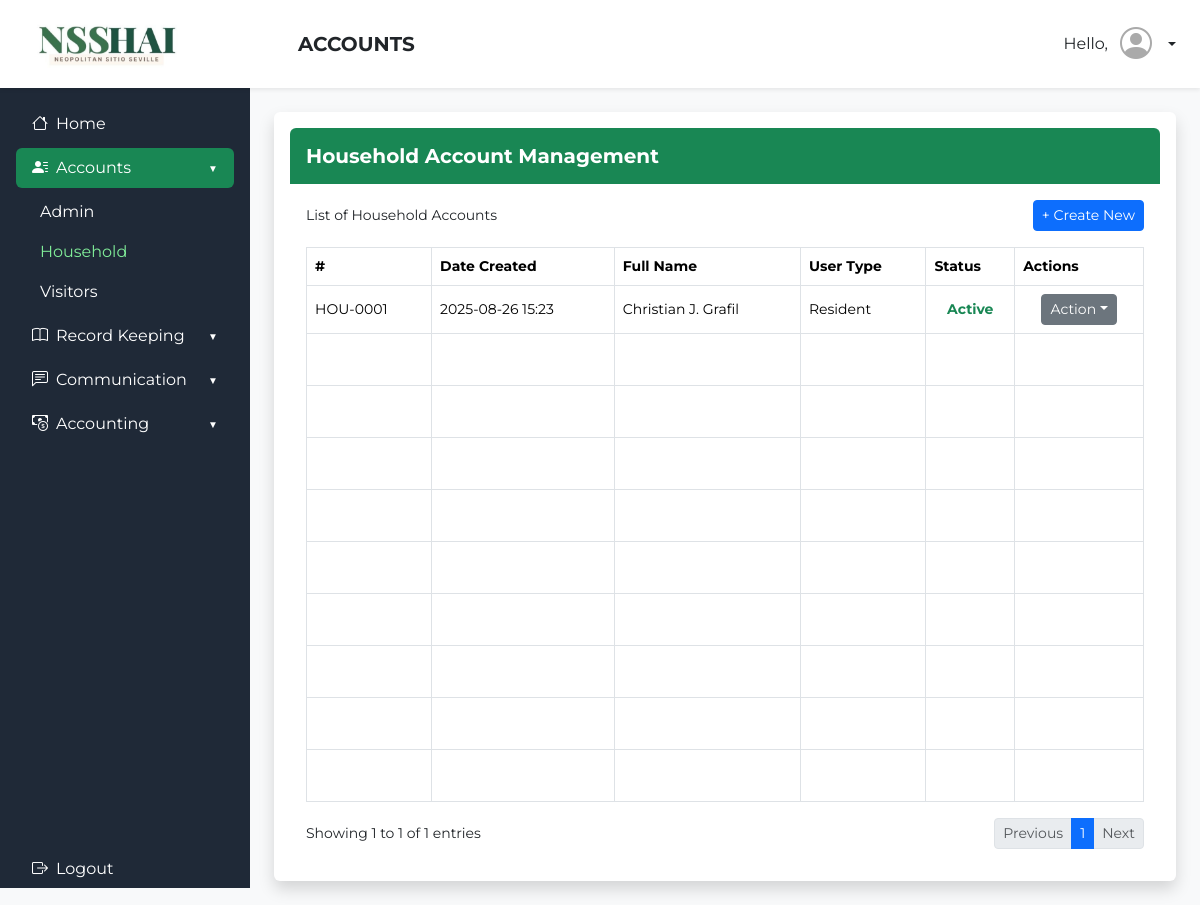
The page /admin_side/household_accounts.php (signed in) on the database its author committed.
### tables this page shows
CREATE TABLE `household_accounts` (
  `household_id` varchar(50) NOT NULL,
  `profile_picture` longblob DEFAULT NULL,
  `first_name` varchar(50) NOT NULL,
  `middle_name` varchar(50) NOT NULL,
  `last_name` varchar(50) NOT NULL,
  `date_of_birth` date NOT NULL,
  `age` int(11) NOT NULL,
  `sex` enum('Male','Female','Other') NOT NULL,
  `cellphone_number` varchar(20) DEFAULT NULL,
  `landline` varchar(20) DEFAULT NULL,
  `email_address` varchar(100) DEFAULT NULL,
  `password` varchar(255) NOT NULL,
  `street_address` varchar(100) NOT NULL,
  `street_address_2` varchar(100) DEFAULT NULL,
  `city` varchar(50) NOT NULL,
  `state_province` varchar(50) NOT NULL,
  `barangay` varchar(50) NOT NULL,
  `postal_zip_code` varchar(20) NOT NULL,
  `members` int(11) NOT NULL,
  `created_at` timestamp NOT NULL DEFAULT current_timestamp(),
  `status` enum('Active','Inactive') DEFAULT 'Active',
  `rfid` varchar(50) NOT NULL
);

### admin_side/household_accounts.php (the view, shortened to what this page needs)
<?php
require '../rfid-api/db.php';
$username = $photo = '';
$entriesPerPage = 10;
$currentPage = isset($_GET['page']) ? (int) $_GET['page'] : 1;
$currentPage = max(1, $currentPage);
$offset = ($currentPage - 1) * $entriesPerPage;
$countSql = "SELECT COUNT(*) as total FROM household_accounts";
$countResult = $conn->query($countSql);
$totalEntries = $countResult->fetch_assoc()['total'];
$totalPages = ceil($totalEntries / $entriesPerPage);
$sql = "SELECT household_id, first_name, middle_name, last_name, members, status, created_at
        FROM household_accounts
        ORDER BY created_at DESC
        LIMIT $entriesPerPage OFFSET $offset";
$result = $conn->query($sql);
?>
<!DOCTYPE html>
<html lang="en">
<head>
    <link href="https://cdn.jsdelivr.net/npm/bootstrap@5.3.3/dist/css/bootstrap.min.css" rel="stylesheet">
    <link href="https://cdn.jsdelivr.net/npm/bootstrap-icons@1.11.3/font/bootstrap-icons.css" rel="stylesheet">
</head>
<body class="bg-light">
    <header class="bg-white shadow-sm py-3 px-4 d-flex align-items-center">
        <div class="me-4" style="width: 250px;">
            <img src="../images/NSSHAI_crop.png" alt="NSSHAI" class="img-fluid" style="height: 56px;" />
        </div>
        <div class="d-flex justify-content-between align-items-center flex-grow-1">
            <h1 class="h5 mb-0 fw-bold">ACCOUNTS</h1>
            <div class="dropdown">
                <div class="d-flex align-items-center gap-2 dropdown-toggle" id="userDropdown" data-bs-toggle="dropdown"
                    aria-expanded="false" role="button" style="cursor: pointer;">
                    <span>Hello, <?php echo htmlspecialchars($username); ?></span>
                    <div class="d-flex align-items-center justify-content-center overflow-hidden rounded-5"
                        style="height: 40px; width: 40px; color: #aaa;">
                        <?php if (!empty($photo)): ?>
                            <img src="<?php echo htmlspecialchars($photo); ?>"
                                style="width: 40px; height: 40px; object-fit: cover;">
                        <?php else: ?>
                            <i class="bi bi-person-circle" style="font-size: 32px;"></i>
                        <?php endif; ?>
                    </div>
                </div>
            </div>
        </div>
    </header>
    <div class="d-flex">
        <aside class="sidebar p-3">
            <nav class="nav flex-column gap-1">
                <a href="admin_dashboard.php"
                    class="nav-link px-3 py-2 rounded d-flex align-items-center justify-content-start">
                    <i class="bi bi-house me-2"></i> Home
                </a>
                <div>
                    <button class="btn btn-toggle collapsed px-3 py-2 active" data-bs-toggle="collapse"
                        data-bs-target="#accountsCollapse" aria-expanded="true">
                        <span class="d-flex align-items-center">
                            <i class="bi bi-person-lines-fill me-2"></i> Accounts
                        </span>
                    </button>
                    <div class="collapse show" id="accountsCollapse">
                        <ul class="nav flex-column ms-3 mt-1">
                            <li><a href="admin_accounts.php" class="nav-link px-2">Admin</a></li>
                            <li><a href="household_accounts.php" class="nav-link px-2 actived">Household</a></li>
                            <li><a href="visitor_accounts.php" class="nav-link px-2">Visitors</a></li>
                        </ul>
                    </div>
                </div>
                <div>
                    <button class="btn btn-toggle collapsed px-3 py-2" data-bs-toggle="collapse"
                        data-bs-target="#recordCollapse" aria-expanded="false">
                        <span class="d-flex align-items-center">
                            <i class="bi bi-book me-2"></i> Record Keeping
                        </span>
                    </button>
                </div>
                <div>
                    <button class="btn btn-toggle collapsed px-3 py-2" data-bs-toggle="collapse"
                        data-bs-target="#commCollapse" aria-expanded="false">
                        <span class="d-flex align-items-center">
                            <i class="bi bi-chat-left-text me-2"></i> Communication
                        </span>
                    </button>
                </div>
                <div>
                    <button class="btn btn-toggle collapsed px-3 py-2" data-bs-toggle="collapse"
                        data-bs-target="#acctCollapse" aria-expanded="false">
                        <span class="d-flex align-items-center">
                            <i class="bi bi-cash-coin me-2"></i> Accounting
                        </span>
                    </button>
                </div>
                <a href="login/logout.php"
                    class="nav-link mb-3 px-3 py-2 rounded d-flex align-items-center justify-content-start logout"
                    style="position: fixed; bottom: 0; width: 220px;">
                    <i class="bi bi-box-arrow-right me-2"></i> Logout
                </a>
            </nav>
        </aside>
        <main class="flex-fill p-4">
            <div class="bg-white shadow rounded p-3">
                <div class="bg-success text-white rounded-top p-3">
                    <h5 class="mb-0 fw-bold">Household Account Management</h5>
                </div>
                <div class="p-3">
                    <div class="d-flex justify-content-between align-items-center mb-3">
                        <span class="small">List of Household Accounts</span>
                        <a href="household/add_household.php" class="btn btn-primary btn-sm">+ Create New</a>
                    </div>
                    <div class="table-responsive">
                        <table class="table table-bordered table-hover">
                            <thead class="bg-success text-white small">
                                <tr>
                                    <th>#</th>
                                    <th>Date Created</th>
                                    <th>Full Name</th>
                                    <th>User Type</th>
                                    <th>Status</th>
                                    <th>Actions</th>
                                </tr>
                            </thead>
                            <tbody class="small align-middle" style="min-height: 520px; display: table-row-group;">
                                <?php
                                if ($result->num_rows > 0) {
                                    while ($row = $result->fetch_assoc()) {
                                        $household_id = $row['household_id'];
                                        $fullName = $row['first_name'] . ' ' . substr($row['middle_name'], 0, 1) . '. ' . $row['last_name'];
                                        $userType = "Resident";
                                        $status = $row['status'] === 'Active' ? 'text-success' : 'text-danger';
                                        $statusText = ucfirst($row['status']);
                                        $created = date('Y-m-d H:i', strtotime($row['created_at']));
                                        echo '
                            <tr>
                                <td>' . $household_id . '</td>
                                <td>' . $created . '</td>
                                <td>' . $fullName . '</td>
                                <td>' . $userType . '</td>
                                <td class="' . $status . ' text-center fw-bold">' . $statusText . '</td>
                                <td>
                                    <div class="dropdown text-center">
                                        <button class="btn btn-sm btn-secondary dropdown-toggle" data-bs-toggle="dropdown">Action</button>
                                        <ul class="dropdown-menu">
                                            <li><a class="dropdown-item" href="household/view_household.php?id=' . $household_id . '">View Details</a></li>
                                            <li><a class="dropdown-item" href="household/edit_household.php?id=' . $household_id . '">Edit Details</a></li>
                                            <li><a class="dropdown-item" href="household/archive_household.php?id=' . $household_id . '">Delete Account</a></li>
                                        </ul>
                                    </div>
                                </td>
                            </tr>';
                                    }
                                }
                                ?>
                            </tbody>
                        </table>
                        <div class="d-flex justify-content-between align-items-center mt-2">
                            <?php
                            $start = $totalEntries > 0 ? $offset + 1 : 0;
                            $end = min($offset + $entriesPerPage, $totalEntries);
                            echo "<span class='small'>Showing $start to $end of $totalEntries entries</span>";
                            ?>
                            <nav>
                                <ul class="pagination pagination-sm m-0">
                                    <?php
                                    if ($totalEntries > 0) {
                                        $prevDisabled = $currentPage <= 1 ? 'disabled' : '';
                                        $prevPage = $currentPage - 1;
                                        echo "<li class='page-item $prevDisabled'>";
                                        if ($currentPage > 1) {
                                            echo "<a class='page-link' href='?page=$prevPage'>Previous</a>";
                                        } else {
                                            echo "<a class='page-link'>Previous</a>";
                                        }
                                        echo "</li>";
                                        $startPage = max(1, $currentPage - 2);
                                        $endPage = min($totalPages, $currentPage + 2);
                                        for ($i = $startPage; $i <= $endPage; $i++) {
                                            $activeClass = $i == $currentPage ? 'active' : '';
                                            echo "<li class='page-item $activeClass'><a class='page-link' href='?page=$i'>$i</a></li>";
                                        }
                                        $nextDisabled = $currentPage >= $totalPages ? 'disabled' : '';
                                        $nextPage = $currentPage + 1;
                                        echo "<li class='page-item $nextDisabled'>";
                                        if ($currentPage < $totalPages) {
                                            echo "<a class='page-link' href='?page=$nextPage'>Next</a>";
                                        } else {
                                            echo "<a class='page-link'>Next</a>";
                                        }
                                        echo "</li>";
                                    } else {
                                        echo "<li class='page-item disabled'><a class='page-link'>Previous</a></li>";
                                        echo "<li class='page-item active'><a class='page-link'>1</a></li>";
                                        echo "<li class='page-item disabled'><a class='page-link'>Next</a></li>";
                                    }
                                    ?>
                                </ul>
                            </nav>
                        </div>
                    </div>
                </div>
            </div>
        </main>
    </div>
</body>
</html>

### admin_side/household_accounts.php (style rules this page uses)
* { font-family: "Montserrat", sans-serif; }
header { position: sticky; top: 0; z-index: 1030; }
.sidebar { width: 250px; height: 100vh; position: fixed; top: 20; left: 0; background-color: #1F2937; overflow-y: auto; }
main { margin-left: 250px; }
.sidebar a, .sidebar button { color: #ffffff; text-decoration: none; display: flex; align-items: center; justify-content: space-between; }
.sidebar a:hover, .sidebar button:hover, .collapse ul li a:hover, .collapse ul li a.actived { color: #80ed99; }
.sidebar .nav-link.active, .sidebar .btn-toggle:not(.collapsed), .sidebar .btn-toggle.active { background-color: #198754; border-radius: 0.375rem; }
.sidebar .btn-toggle { display: flex; align-items: center; justify-content: space-between; width: 100%; color: #ffffff; background: none; border: none; }
.sidebar .btn-toggle i { margin-right: 8px; }
.sidebar .btn-toggle::after { content: "▼"; font-size: 10px; transition: transform 0.3s; margin-left: auto; }
.sidebar .btn-toggle.collapsed::after { transform: rotate(0deg); }

### rows shown on the page
household_accounts: household_id "HOU-0001", created_at "2025-08-26 15:23", fullName "Christian J. Grafil", userType "Resident", status "Active"

### other values the page prints
$start "1"
$end "1"
$totalEntries "1"
